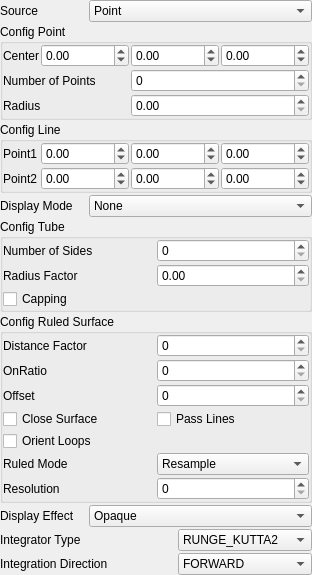
<?xml version="1.0" encoding="UTF-8"?>
<ui version="4.0">
 <class>cvStreamlineFilterDlg</class>
 <widget class="QWidget" name="cvStreamlineFilterDlg">
  <property name="geometry">
   <rect>
    <x>0</x>
    <y>0</y>
    <width>250</width>
    <height>494</height>
   </rect>
  </property>
  <property name="windowTitle">
   <string>Streamline</string>
  </property>
  <layout class="QGridLayout" name="gridLayout_2">
   <property name="leftMargin">
    <number>0</number>
   </property>
   <property name="topMargin">
    <number>0</number>
   </property>
   <property name="rightMargin">
    <number>0</number>
   </property>
   <property name="bottomMargin">
    <number>0</number>
   </property>
   <property name="spacing">
    <number>2</number>
   </property>
   <item row="0" column="0">
    <layout class="QGridLayout" name="gridLayout">
     <property name="spacing">
      <number>2</number>
     </property>
     <item row="7" column="0" colspan="3">
      <widget class="QGroupBox" name="configRuledSurfaceGroupBox">
       <property name="title">
        <string>Config Ruled Surface</string>
       </property>
       <layout class="QGridLayout" name="gridLayout_10">
        <property name="leftMargin">
         <number>0</number>
        </property>
        <property name="topMargin">
         <number>0</number>
        </property>
        <property name="rightMargin">
         <number>0</number>
        </property>
        <property name="bottomMargin">
         <number>0</number>
        </property>
        <property name="spacing">
         <number>2</number>
        </property>
        <item row="0" column="0">
         <layout class="QGridLayout" name="gridLayout_9">
          <property name="spacing">
           <number>2</number>
          </property>
          <item row="3" column="0">
           <widget class="QCheckBox" name="closeSurfaceCheckBox">
            <property name="text">
             <string>Close Surface</string>
            </property>
           </widget>
          </item>
          <item row="0" column="0">
           <widget class="QLabel" name="label_14">
            <property name="text">
             <string>Distance Factor</string>
            </property>
           </widget>
          </item>
          <item row="0" column="1">
           <widget class="QSpinBox" name="distanceFactorSpinBox">
            <property name="maximum">
             <number>1000000</number>
            </property>
           </widget>
          </item>
          <item row="1" column="1">
           <widget class="QSpinBox" name="onRatioSpinBox">
            <property name="maximum">
             <number>1000000</number>
            </property>
           </widget>
          </item>
          <item row="2" column="1">
           <widget class="QSpinBox" name="offsetSpinBox">
            <property name="maximum">
             <number>1000000</number>
            </property>
           </widget>
          </item>
          <item row="2" column="0">
           <widget class="QLabel" name="label_16">
            <property name="text">
             <string>Offset</string>
            </property>
           </widget>
          </item>
          <item row="3" column="1">
           <widget class="QCheckBox" name="passLinesCheckBox">
            <property name="text">
             <string>Pass Lines</string>
            </property>
           </widget>
          </item>
          <item row="5" column="0">
           <widget class="QLabel" name="label_17">
            <property name="text">
             <string>Ruled Mode</string>
            </property>
           </widget>
          </item>
          <item row="6" column="0">
           <widget class="QLabel" name="label_18">
            <property name="text">
             <string>Resolution</string>
            </property>
           </widget>
          </item>
          <item row="5" column="1">
           <widget class="QComboBox" name="ruledModeCombo">
            <item>
             <property name="text">
              <string>Resample</string>
             </property>
            </item>
            <item>
             <property name="text">
              <string>Point Walk</string>
             </property>
            </item>
           </widget>
          </item>
          <item row="6" column="1">
           <widget class="QSpinBox" name="resolutionSpinBox">
            <property name="maximum">
             <number>1000</number>
            </property>
           </widget>
          </item>
          <item row="1" column="0">
           <widget class="QLabel" name="label_15">
            <property name="text">
             <string>OnRatio</string>
            </property>
           </widget>
          </item>
          <item row="4" column="0">
           <widget class="QCheckBox" name="orientLoopsCheckBox">
            <property name="text">
             <string>Orient Loops</string>
            </property>
           </widget>
          </item>
         </layout>
        </item>
       </layout>
      </widget>
     </item>
     <item row="5" column="1" colspan="2">
      <widget class="QComboBox" name="displayModeCombo">
       <item>
        <property name="text">
         <string>None</string>
        </property>
       </item>
       <item>
        <property name="text">
         <string>Tube</string>
        </property>
       </item>
       <item>
        <property name="text">
         <string>Surface</string>
        </property>
       </item>
      </widget>
     </item>
     <item row="8" column="0">
      <widget class="QLabel" name="label_11">
       <property name="text">
        <string>Display Effect</string>
       </property>
      </widget>
     </item>
     <item row="3" column="0" colspan="3">
      <widget class="QGroupBox" name="configPointGroupBox">
       <property name="title">
        <string>Config Point</string>
       </property>
       <layout class="QGridLayout" name="gridLayout_4">
        <property name="leftMargin">
         <number>0</number>
        </property>
        <property name="topMargin">
         <number>0</number>
        </property>
        <property name="rightMargin">
         <number>0</number>
        </property>
        <property name="bottomMargin">
         <number>0</number>
        </property>
        <property name="spacing">
         <number>2</number>
        </property>
        <item row="0" column="0">
         <layout class="QGridLayout" name="gridLayout_3">
          <property name="spacing">
           <number>2</number>
          </property>
          <item row="0" column="0">
           <widget class="QLabel" name="label_4">
            <property name="text">
             <string>Center</string>
            </property>
           </widget>
          </item>
          <item row="0" column="1">
           <widget class="QDoubleSpinBox" name="centerXSpinBox">
            <property name="minimum">
             <double>-100000000.000000000000000</double>
            </property>
            <property name="maximum">
             <double>100000000.000000000000000</double>
            </property>
            <property name="singleStep">
             <double>0.100000000000000</double>
            </property>
           </widget>
          </item>
          <item row="0" column="2">
           <widget class="QDoubleSpinBox" name="centerYSpinBox">
            <property name="minimum">
             <double>-100000000.000000000000000</double>
            </property>
            <property name="maximum">
             <double>100000000.000000000000000</double>
            </property>
            <property name="singleStep">
             <double>0.100000000000000</double>
            </property>
           </widget>
          </item>
          <item row="0" column="3">
           <widget class="QDoubleSpinBox" name="centerZSpinBox">
            <property name="minimum">
             <double>-100000000.000000000000000</double>
            </property>
            <property name="maximum">
             <double>100000000.000000000000000</double>
            </property>
            <property name="singleStep">
             <double>0.100000000000000</double>
            </property>
           </widget>
          </item>
          <item row="1" column="2" colspan="2">
           <widget class="QSpinBox" name="numOfPointsSpinBox"/>
          </item>
          <item row="1" column="0" colspan="2">
           <widget class="QLabel" name="label_5">
            <property name="text">
             <string>Number of Points</string>
            </property>
           </widget>
          </item>
          <item row="2" column="0" colspan="2">
           <widget class="QLabel" name="label_6">
            <property name="text">
             <string>Radius</string>
            </property>
           </widget>
          </item>
          <item row="2" column="2" colspan="2">
           <widget class="QDoubleSpinBox" name="radiusSpinBox">
            <property name="maximum">
             <double>1000000.000000000000000</double>
            </property>
            <property name="singleStep">
             <double>0.100000000000000</double>
            </property>
           </widget>
          </item>
         </layout>
        </item>
       </layout>
      </widget>
     </item>
     <item row="6" column="0" colspan="3">
      <widget class="QGroupBox" name="configTubeGroupBox">
       <property name="title">
        <string>Config Tube</string>
       </property>
       <layout class="QGridLayout" name="gridLayout_8">
        <property name="leftMargin">
         <number>0</number>
        </property>
        <property name="topMargin">
         <number>0</number>
        </property>
        <property name="rightMargin">
         <number>0</number>
        </property>
        <property name="bottomMargin">
         <number>0</number>
        </property>
        <property name="spacing">
         <number>2</number>
        </property>
        <item row="0" column="0">
         <layout class="QGridLayout" name="gridLayout_7">
          <property name="spacing">
           <number>2</number>
          </property>
          <item row="0" column="1">
           <widget class="QSpinBox" name="numOfSidesSpinBox"/>
          </item>
          <item row="1" column="1">
           <widget class="QDoubleSpinBox" name="radiusFactorSpinBox">
            <property name="maximum">
             <double>1000000.000000000000000</double>
            </property>
           </widget>
          </item>
          <item row="0" column="0">
           <widget class="QLabel" name="label_12">
            <property name="text">
             <string>Number of Sides</string>
            </property>
           </widget>
          </item>
          <item row="1" column="0">
           <widget class="QLabel" name="label_13">
            <property name="text">
             <string>Radius Factor</string>
            </property>
           </widget>
          </item>
          <item row="2" column="0">
           <widget class="QCheckBox" name="cappingCheckBox">
            <property name="text">
             <string>Capping</string>
            </property>
           </widget>
          </item>
         </layout>
        </item>
       </layout>
      </widget>
     </item>
     <item row="11" column="0">
      <spacer name="verticalSpacer">
       <property name="orientation">
        <enum>Qt::Vertical</enum>
       </property>
       <property name="sizeHint" stdset="0">
        <size>
         <width>20</width>
         <height>40</height>
        </size>
       </property>
      </spacer>
     </item>
     <item row="10" column="0" colspan="2">
      <widget class="QLabel" name="label_3">
       <property name="text">
        <string>Integration Direction</string>
       </property>
      </widget>
     </item>
     <item row="9" column="0" colspan="2">
      <widget class="QLabel" name="label_2">
       <property name="text">
        <string>Integrator Type</string>
       </property>
      </widget>
     </item>
     <item row="10" column="2">
      <widget class="QComboBox" name="integrationDirectionCombo">
       <item>
        <property name="text">
         <string>FORWARD</string>
        </property>
       </item>
       <item>
        <property name="text">
         <string>BACKWARD</string>
        </property>
       </item>
       <item>
        <property name="text">
         <string>BOTH</string>
        </property>
       </item>
      </widget>
     </item>
     <item row="5" column="0">
      <widget class="QLabel" name="label_10">
       <property name="text">
        <string>Display Mode</string>
       </property>
      </widget>
     </item>
     <item row="8" column="1" colspan="2">
      <widget class="QComboBox" name="displayEffectCombo">
       <item>
        <property name="text">
         <string>Opaque</string>
        </property>
       </item>
       <item>
        <property name="text">
         <string>Transparent</string>
        </property>
       </item>
       <item>
        <property name="text">
         <string>Points</string>
        </property>
       </item>
       <item>
        <property name="text">
         <string>Wireframe</string>
        </property>
       </item>
      </widget>
     </item>
     <item row="0" column="0">
      <widget class="QLabel" name="label">
       <property name="text">
        <string>Source</string>
       </property>
      </widget>
     </item>
     <item row="0" column="1" colspan="2">
      <widget class="QComboBox" name="sourceCombo">
       <item>
        <property name="text">
         <string>Point</string>
        </property>
       </item>
       <item>
        <property name="text">
         <string>Line</string>
        </property>
       </item>
      </widget>
     </item>
     <item row="9" column="2">
      <widget class="QComboBox" name="integratorTypeCombo">
       <item>
        <property name="text">
         <string>RUNGE_KUTTA2</string>
        </property>
       </item>
       <item>
        <property name="text">
         <string>RUNGE_KUTTA4</string>
        </property>
       </item>
       <item>
        <property name="text">
         <string>RUNGE_KUTTA45</string>
        </property>
       </item>
       <item>
        <property name="text">
         <string>NONE</string>
        </property>
       </item>
       <item>
        <property name="text">
         <string>UNKNOWN</string>
        </property>
       </item>
      </widget>
     </item>
     <item row="4" column="0" colspan="3">
      <widget class="QGroupBox" name="configLineGroupBox">
       <property name="title">
        <string>Config Line</string>
       </property>
       <layout class="QGridLayout" name="gridLayout_6">
        <property name="leftMargin">
         <number>0</number>
        </property>
        <property name="topMargin">
         <number>0</number>
        </property>
        <property name="rightMargin">
         <number>0</number>
        </property>
        <property name="bottomMargin">
         <number>0</number>
        </property>
        <property name="spacing">
         <number>2</number>
        </property>
        <item row="0" column="0">
         <layout class="QGridLayout" name="gridLayout_5">
          <property name="spacing">
           <number>2</number>
          </property>
          <item row="1" column="2">
           <widget class="QDoubleSpinBox" name="point2YSpinBox">
            <property name="minimum">
             <double>-100000000.000000000000000</double>
            </property>
            <property name="maximum">
             <double>100000000.000000000000000</double>
            </property>
            <property name="singleStep">
             <double>0.100000000000000</double>
            </property>
           </widget>
          </item>
          <item row="0" column="2">
           <widget class="QDoubleSpinBox" name="point1YSpinBox">
            <property name="minimum">
             <double>-100000000.000000000000000</double>
            </property>
            <property name="maximum">
             <double>100000000.000000000000000</double>
            </property>
            <property name="singleStep">
             <double>0.100000000000000</double>
            </property>
           </widget>
          </item>
          <item row="0" column="0">
           <widget class="QLabel" name="label_7">
            <property name="text">
             <string>Point1</string>
            </property>
           </widget>
          </item>
          <item row="0" column="1">
           <widget class="QDoubleSpinBox" name="point1XSpinBox">
            <property name="minimum">
             <double>-100000000.000000000000000</double>
            </property>
            <property name="maximum">
             <double>100000000.000000000000000</double>
            </property>
            <property name="singleStep">
             <double>0.100000000000000</double>
            </property>
           </widget>
          </item>
          <item row="1" column="0">
           <widget class="QLabel" name="label_8">
            <property name="text">
             <string>Point2</string>
            </property>
           </widget>
          </item>
          <item row="1" column="1">
           <widget class="QDoubleSpinBox" name="point2XSpinBox">
            <property name="minimum">
             <double>-100000000.000000000000000</double>
            </property>
            <property name="maximum">
             <double>100000000.000000000000000</double>
            </property>
            <property name="singleStep">
             <double>0.100000000000000</double>
            </property>
           </widget>
          </item>
          <item row="0" column="3">
           <widget class="QDoubleSpinBox" name="point1ZSpinBox">
            <property name="minimum">
             <double>-100000000.000000000000000</double>
            </property>
            <property name="maximum">
             <double>100000000.000000000000000</double>
            </property>
            <property name="singleStep">
             <double>0.100000000000000</double>
            </property>
           </widget>
          </item>
          <item row="1" column="3">
           <widget class="QDoubleSpinBox" name="point2ZSpinBox">
            <property name="minimum">
             <double>-100000000.000000000000000</double>
            </property>
            <property name="maximum">
             <double>100000000.000000000000000</double>
            </property>
            <property name="singleStep">
             <double>0.100000000000000</double>
            </property>
           </widget>
          </item>
         </layout>
        </item>
       </layout>
      </widget>
     </item>
    </layout>
   </item>
  </layout>
 </widget>
 <resources/>
 <connections/>
</ui>
